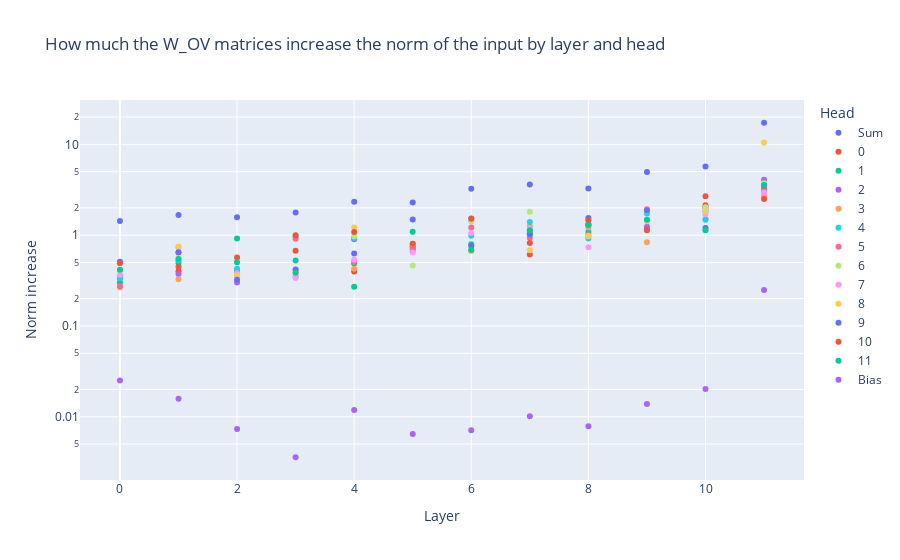

Notebook cell for this chart:
### Markdown cell above
#### Brute-force: feed vectors into OV and see how they change

### Code cell
from fancy_einsum import einsum

print("Model name:", model_name)

df_OV_scale = pd.DataFrame(columns=["Layer", "Head", "Norm increase"])

for layer in range(model.cfg.n_layers):
    W_OVs = einsum(
        "head hidden embedout, head embed hidden -> head embed embedout",
        model.blocks[layer].attn.W_O,
        model.blocks[layer].attn.W_V,
    )
    random_embed = torch.randn(1000, model.cfg.d_model).to(device)
    random_embed /= random_embed.norm(dim=-1, keepdim=True)
    OV_output = torch.zeros(1000, model.cfg.n_heads + 1, model.cfg.d_model).to(device)
    OV_output[:, : model.cfg.n_heads, :] = einsum(
        "batch embed, head embed embedout -> batch head embedout",
        random_embed,
        W_OVs,
    )
    OV_output[model.cfg.n_heads] = model.blocks[layer].attn.b_O.view(1, 1, -1)
    norm_increase = OV_output.norm(dim=-1)
    total_norm_increase = OV_output.sum(dim=1).norm(dim=-1)
    mean_norm_increase = norm_increase.mean(dim=0)
    mean_total_norm_increase = total_norm_increase.mean(dim=0)
    df_OV_scale = pd.concat(
        [
            df_OV_scale,
            pd.DataFrame(
                [[layer, "Sum", mean_total_norm_increase.item()]],
                columns=["Layer", "Head", "Norm increase"],
            ),
        ],
        ignore_index=True,
    )
    for head in range(model.cfg.n_heads):
        # print(f"Layer {layer:2d} Head {head:2d} OV matrix increases embedding norm by factor {mean_norm_increase[head]:.2f}")
        df_OV_scale = pd.concat(
            [
                df_OV_scale,
                pd.DataFrame(
                    [[layer, head, mean_norm_increase[head].item()]],
                    columns=["Layer", "Head", "Norm increase"],
                ),
            ],
            ignore_index=True,
        )
    df_OV_scale = pd.concat(
        [
            df_OV_scale,
            pd.DataFrame(
                [
                    [
                        layer,
                        "Bias",
                        mean_norm_increase[model.cfg.n_heads].item(),
                    ]
                ],
                columns=["Layer", "Head", "Norm increase"],
            ),
        ],
        ignore_index=True,
    )

# Scatter Layer scale, log scale
fig = px.scatter(
    df_OV_scale,
    x="Layer",
    y="Norm increase",
    color="Head",
    log_y=True,
    title=(
        "How much the W_OV matrices increase the norm of the input by layer" " and head"
    ),
)
fig.show()

### Figure 1 — Plotly figure (JSON) as saved in the notebook; plotly's stock layout.template omitted (floating-point values rounded to 4 significant figures)
{"data": [{"hovertemplate": "Head=Sum<br>Layer=%{x}<br>Norm increase=%{y}<extra></extra>", "legendgroup": "Sum", "marker": {"color": "#636efa", "symbol": "circle"}, "mode": "markers", "name": "Sum", "orientation": "v", "showlegend": true, "type": "scatter", "x": [0, 1, 2, 3, 4, 5, 6, 7, 8, 9, 10, 11], "xaxis": "x", "y": [1.431, 1.671, 1.576, 1.778, 2.341, 2.294, 3.248, 3.62, 3.261, 4.954, 5.716, 17.31], "yaxis": "y"}, {"hovertemplate": "Head=0<br>Layer=%{x}<br>Norm increase=%{y}<extra></extra>", "legendgroup": "0", "marker": {"color": "#EF553B", "symbol": "circle"}, "mode": "markers", "name": "0", "orientation": "v", "showlegend": true, "type": "scatter", "x": [0, 1, 2, 3, 4, 5, 6, 7, 8, 9, 10, 11], "xaxis": "x", "y": [0.3589, 0.4003, 0.4084, 0.6757, 0.3981, 0.7808, 0.6737, 0.6117, 1.318, 1.154, 2.143, 3.206], "yaxis": "y"}, {"hovertemplate": "Head=1<br>Layer=%{x}<br>Norm increase=%{y}<extra></extra>", "legendgroup": "1", "marker": {"color": "#00cc96", "symbol": "circle"}, "mode": "markers", "name": "1", "orientation": "v", "showlegend": true, "type": "scatter", "x": [0, 1, 2, 3, 4, 5, 6, 7, 8, 9, 10, 11], "xaxis": "x", "y": [0.3023, 0.4971, 0.9171, 0.5268, 0.4878, 0.754, 0.7965, 1.033, 1.083, 1.763, 1.831, 3.026], "yaxis": "y"}, {"hovertemplate": "Head=2<br>Layer=%{x}<br>Norm increase=%{y}<extra></extra>", "legendgroup": "2", "marker": {"color": "#ab63fa", "symbol": "circle"}, "mode": "markers", "name": "2", "orientation": "v", "showlegend": true, "type": "scatter", "x": [0, 1, 2, 3, 4, 5, 6, 7, 8, 9, 10, 11], "xaxis": "x", "y": [0.3357, 0.3742, 0.302, 0.3505, 0.9002, 0.7281, 1.523, 1.117, 1.294, 1.242, 2.005, 4.071], "yaxis": "y"}, {"hovertemplate": "Head=3<br>Layer=%{x}<br>Norm increase=%{y}<extra></extra>", "legendgroup": "3", "marker": {"color": "#FFA15A", "symbol": "circle"}, "mode": "markers", "name": "3", "orientation": "v", "showlegend": true, "type": "scatter", "x": [0, 1, 2, 3, 4, 5, 6, 7, 8, 9, 10, 11], "xaxis": "x", "y": [0.2676, 0.3272, 0.3588, 0.3911, 0.4276, 0.7959, 1.422, 1.254, 1.214, 0.8342, 1.509, 2.72], "yaxis": "y"}, {"hovertemplate": "Head=4<br>Layer=%{x}<br>Norm increase=%{y}<extra></extra>", "legendgroup": "4", "marker": {"color": "#19d3f3", "symbol": "circle"}, "mode": "markers", "name": "4", "orientation": "v", "showlegend": true, "type": "scatter", "x": [0, 1, 2, 3, 4, 5, 6, 7, 8, 9, 10, 11], "xaxis": "x", "y": [0.3373, 0.5312, 0.4271, 0.9617, 0.9316, 0.6828, 0.988, 1.398, 0.9199, 1.735, 1.478, 3.092], "yaxis": "y"}, {"hovertemplate": "Head=5<br>Layer=%{x}<br>Norm increase=%{y}<extra></extra>", "legendgroup": "5", "marker": {"color": "#FF6692", "symbol": "circle"}, "mode": "markers", "name": "5", "orientation": "v", "showlegend": true, "type": "scatter", "x": [0, 1, 2, 3, 4, 5, 6, 7, 8, 9, 10, 11], "xaxis": "x", "y": [0.2741, 0.6399, 0.3771, 0.9161, 0.5075, 0.7034, 1.216, 0.9391, 1.007, 1.929, 2.037, 3.138], "yaxis": "y"}, {"hovertemplate": "Head=6<br>Layer=%{x}<br>Norm increase=%{y}<extra></extra>", "legendgroup": "6", "marker": {"color": "#B6E880", "symbol": "circle"}, "mode": "markers", "name": "6", "orientation": "v", "showlegend": true, "type": "scatter", "x": [0, 1, 2, 3, 4, 5, 6, 7, 8, 9, 10, 11], "xaxis": "x", "y": [0.4093, 0.5594, 0.5016, 0.3586, 0.9742, 0.4647, 1.431, 1.812, 0.9814, 1.857, 2.035, 3.736], "yaxis": "y"}, {"hovertemplate": "Head=7<br>Layer=%{x}<br>Norm increase=%{y}<extra></extra>", "legendgroup": "7", "marker": {"color": "#FF97FF", "symbol": "circle"}, "mode": "markers", "name": "7", "orientation": "v", "showlegend": true, "type": "scatter", "x": [0, 1, 2, 3, 4, 5, 6, 7, 8, 9, 10, 11], "xaxis": "x", "y": [0.366, 0.7299, 0.3816, 0.3378, 0.5352, 0.6469, 1.06, 1.181, 0.739, 1.475, 1.697, 2.951], "yaxis": "y"}, {"hovertemplate": "Head=8<br>Layer=%{x}<br>Norm increase=%{y}<extra></extra>", "legendgroup": "8", "marker": {"color": "#FECB52", "symbol": "circle"}, "mode": "markers", "name": "8", "orientation": "v", "showlegend": true, "type": "scatter", "x": [0, 1, 2, 3, 4, 5, 6, 7, 8, 9, 10, 11], "xaxis": "x", "y": [0.4148, 0.7508, 0.3635, 0.4115, 1.215, 0.8066, 0.6686, 0.6841, 0.9731, 1.421, 1.821, 10.48], "yaxis": "y"}, {"hovertemplate": "Head=9<br>Layer=%{x}<br>Norm increase=%{y}<extra></extra>", "legendgroup": "9", "marker": {"color": "#636efa", "symbol": "circle"}, "mode": "markers", "name": "9", "orientation": "v", "showlegend": true, "type": "scatter", "x": [0, 1, 2, 3, 4, 5, 6, 7, 8, 9, 10, 11], "xaxis": "x", "y": [0.5089, 0.6492, 0.3235, 0.4187, 0.628, 1.491, 0.7604, 1.028, 1.551, 1.865, 1.203, 3.499], "yaxis": "y"}, {"hovertemplate": "Head=10<br>Layer=%{x}<br>Norm increase=%{y}<extra></extra>", "legendgroup": "10", "marker": {"color": "#EF553B", "symbol": "circle"}, "mode": "markers", "name": "10", "orientation": "v", "showlegend": true, "type": "scatter", "x": [0, 1, 2, 3, 4, 5, 6, 7, 8, 9, 10, 11], "xaxis": "x", "y": [0.4915, 0.4502, 0.5697, 0.9989, 1.081, 0.8067, 1.518, 0.8204, 1.461, 1.133, 2.679, 2.501], "yaxis": "y"}, {"hovertemplate": "Head=11<br>Layer=%{x}<br>Norm increase=%{y}<extra></extra>", "legendgroup": "11", "marker": {"color": "#00cc96", "symbol": "circle"}, "mode": "markers", "name": "11", "orientation": "v", "showlegend": true, "type": "scatter", "x": [0, 1, 2, 3, 4, 5, 6, 7, 8, 9, 10, 11], "xaxis": "x", "y": [0.4166, 0.5473, 0.5037, 0.3866, 0.2714, 1.089, 0.6882, 1.131, 1.298, 1.48, 1.133, 3.577], "yaxis": "y"}, {"hovertemplate": "Head=Bias<br>Layer=%{x}<br>Norm increase=%{y}<extra></extra>", "legendgroup": "Bias", "marker": {"color": "#ab63fa", "symbol": "circle"}, "mode": "markers", "name": "Bias", "orientation": "v", "showlegend": true, "type": "scatter", "x": [0, 1, 2, 3, 4, 5, 6, 7, 8, 9, 10, 11], "xaxis": "x", "y": [0.02505, 0.01585, 0.007361, 0.003586, 0.01192, 0.006466, 0.007116, 0.01016, 0.007871, 0.01384, 0.02027, 0.2486], "yaxis": "y"}], "layout": {"legend": {"title": {"text": "Head"}, "tracegroupgap": 0}, "title": {"text": "How much the W_OV matrices increase the norm of the input by layer and head"}, "xaxis": {"anchor": "y", "domain": [0, 1], "title": {"text": "Layer"}}, "yaxis": {"anchor": "x", "domain": [0, 1], "title": {"text": "Norm increase"}, "type": "log"}}}
